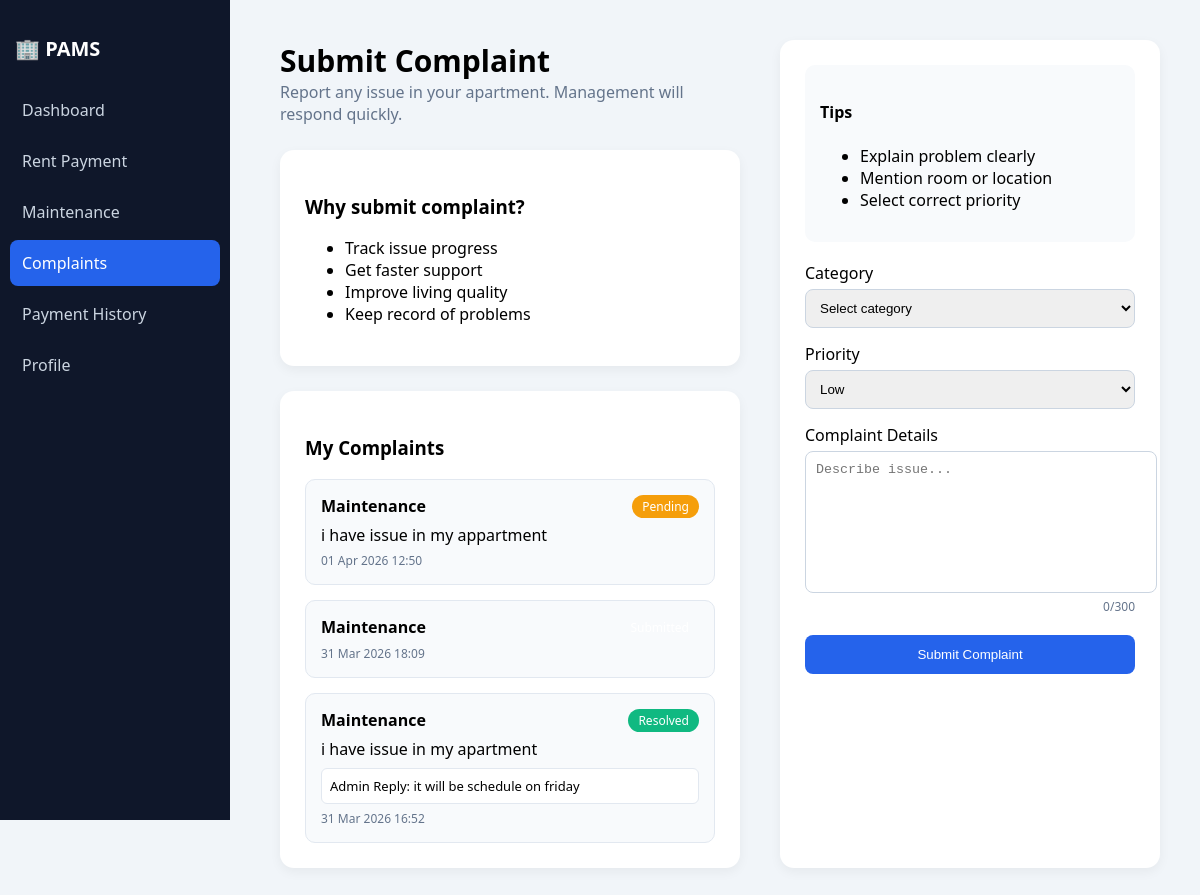
Screenshot of /complaints/ (signed in) with the database file from the repository.
### dashboard/models.py (models this page shows, shortened)
class Complaint(models.Model):
    CATEGORY_CHOICES = [
        ("Electrical", "Electrical"),
        ("Maintenance", "Maintenance"),
        ("Noise", "Noise"),
        ("Billing", "Billing"),
        ("Neighbour", "Neighbour"),
        ("Other", "Other"),
    ]
    PRIORITY_CHOICES = [
        ("Low", "Low"),
        ("Medium", "Medium"),
        ("High", "High"),
    ]
    STATUS_CHOICES = [
        ("Pending", "Pending"),
        ("Resolved", "Resolved"),
    ]
    user = models.ForeignKey(User, on_delete=models.CASCADE)
    apartment = models.ForeignKey(
        Apartment,
        on_delete=models.SET_NULL,
        null=True,
        blank=True
    )
    category = models.CharField(max_length=50, choices=CATEGORY_CHOICES)
    message = models.TextField()
    priority = models.CharField(
        max_length=20,
        choices=PRIORITY_CHOICES,
        default="Medium"
    )
    status = models.CharField(
        max_length=20,
        choices=STATUS_CHOICES,
        default="Pending"
    )
    reply = models.TextField(blank=True, null=True)
    date = models.DateTimeField(auto_now_add=True)
    class Meta:
        ordering = ["-date"]

### dashboard/views.py (the view, shortened to what this page needs)
# urls.py: path('complaints/', views.complaints, name='complaints'),
@login_required
def complaints(request):
    tenant = Tenant.objects.filter(user=request.user).first()
    complaints = Complaint.objects.filter(
        user=request.user
    ).order_by("-date")
    return render(request, "complaints.html", {
        "complaints": complaints
    })

### dashboard/templates/complaints.html (shortened to what this page needs)
{% load static %}
<!DOCTYPE html>
<html>
<head>
<link rel="stylesheet"
href="https://cdnjs.cloudflare.com/ajax/libs/font-awesome/6.5.0/css/all.min.css">
</head>
<body>
<div class="sidebar">
<div class="logo">
🏢 PAMS
</div>
<div class="menu">
<a href="/dashboard/">Dashboard</a>
<a href="/rent/">Rent Payment</a>
<a href="/maintenance/">Maintenance</a>
<a class="active" href="/complaints/">Complaints</a>
<a href="/history/">Payment History</a>
<a href="/profile/">Profile</a>
</div>
</div>
<div class="content">
<div class="container">
<div>
<div class="title">
Submit Complaint
</div>
<div class="subtitle">
Report any issue in your apartment. Management will respond quickly.
</div>
<div class="card">
<h3>Why submit complaint?</h3>
<ul>
<li>Track issue progress</li>
<li>Get faster support</li>
<li>Improve living quality</li>
<li>Keep record of problems</li>
</ul>
</div>
<div class="card">
<h3>My Complaints</h3>
{% for c in complaints %}
<div class="complaint-box">
<div class="row">
<b>{{ c.category }}</b>
<span class="status {{ c.status|cut:' ' }}">
{{ c.status }}
</span>
</div>
<div>
{{ c.message }}
</div>
{% if c.reply %}
<div class="reply">
Admin Reply: {{ c.reply }}
</div>
{% endif %}
<div class="date">
{{ c.date|date:"d M Y H:i" }}
</div>
</div>
{% empty %}
<p>No complaints submitted yet</p>
{% endfor %}
</div>
</div>
<div class="card">
<div class="tips">
<h4>Tips</h4>
<ul>
<li>Explain problem clearly</li>
<li>Mention room or location</li>
<li>Select correct priority</li>
</ul>
</div>
<form method="post">
<label>Category</label>
<select name="category" required>
<option value="">Select category</option>
</select>
<label>Priority</label>
<select name="priority">
<option>Low</option>
</select>
<label>Complaint Details</label>
<textarea
name="message"
maxlength="300"
placeholder="Describe issue..."
oninput="countChars(this)"
required>
</textarea>
<div class="counter">
<span id="count">0</span>/300
</div>
<button>
Submit Complaint
</button>
</form>
</div>
</div>
</div>
</body>
</html>

### dashboard/templates/complaints.html (style rules this page uses)
body { margin:0; font-family:Segoe UI; background:#f1f5f9; display:flex; }
.sidebar { width:230px; background:#0f172a; color:white; height:100vh; position:fixed; padding-top:20px; }
.logo { font-size:20px; font-weight:bold; padding:15px; }
.menu { padding:10px; }
.menu a { display:block; color:#cbd5e1; padding:12px; text-decoration:none; border-radius:8px; margin-bottom:5px; }
.active { background:#2563eb; color:white !important; }
.content { margin-left:240px; padding:40px; width:100%; }
.container { display:grid; grid-template-columns:1fr 380px; gap:40px; }
.card { background:white; padding:25px; border-radius:14px; box-shadow:0 4px 12px rgba(0,0,0,0.05); margin-bottom:25px; }
.title { font-size:30px; font-weight:600; }
.subtitle { color:#64748b; margin-bottom:25px; }
.tips { background:#f8fafc; padding:15px; border-radius:10px; margin-bottom:20px; }
label { display:block; margin-top:15px; margin-bottom:5px; font-weight:500; }
select, textarea { width:100%; padding:10px; border-radius:8px; border:1px solid #cbd5e1; }
textarea { min-height:120px; resize:none; }
.counter { text-align:right; font-size:12px; color:#64748b; }
button { margin-top:20px; width:100%; padding:12px; border:none; background:#2563eb; color:white; border-radius:8px; cursor:pointer; }
.complaint-box { border:1px solid #e2e8f0; padding:15px; border-radius:10px; margin-top:15px; background:#f8fafc; }
.row { display:flex; justify-content:space-between; margin-bottom:6px; }
.status { padding:3px 10px; border-radius:20px; font-size:12px; color:white; }
.Pending { background:#f59e0b; }
.Resolved { background:#10b981; }
.reply { margin-top:8px; padding:8px; background:white; border-radius:6px; font-size:13px; border:1px solid #e2e8f0; }
.date { font-size:12px; color:#64748b; margin-top:6px; }

### rows the page displays
Complaint: category "Maintenance", status "Pending", message "i have issue in my appartment", date "01 Apr 2026 12:50"
Complaint: category "Maintenance", date "31 Mar 2026 18:09"
Complaint: category "Maintenance", status "Resolved", message "i have issue in my apartment", reply "it will be schedule on friday", date "31 Mar 2026 16:52"
